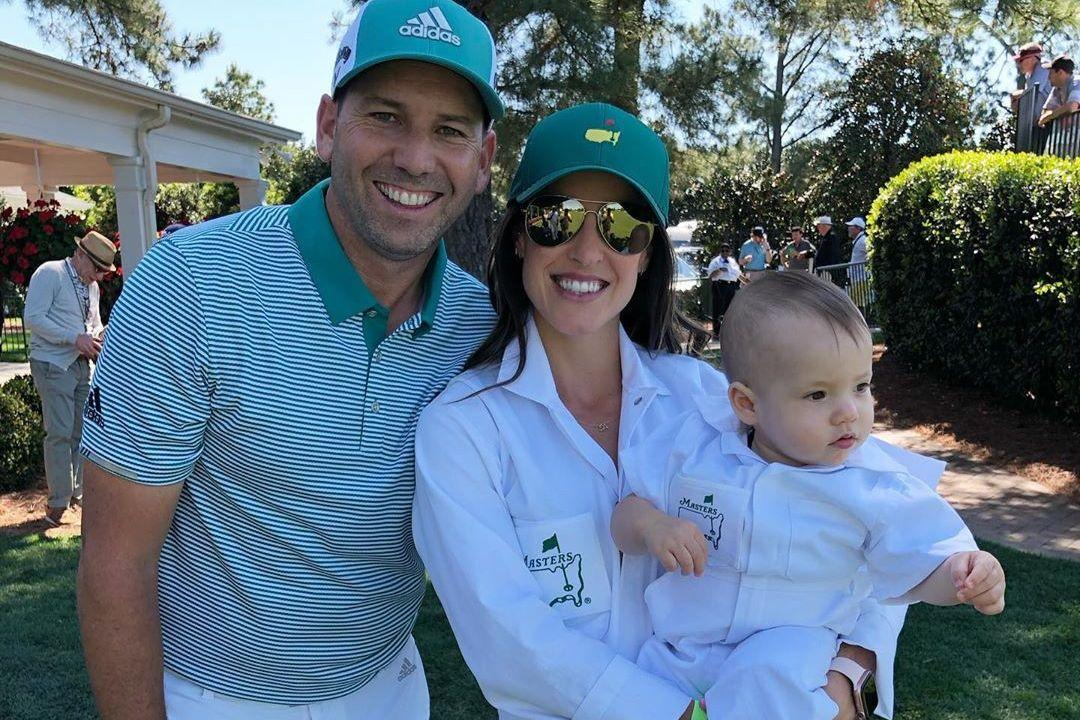
#> input picture HOG/HOG/fotofamilia - Copy.bmp, 1080 x 720 px
$ python HOG_implementation.py
#> lines starting #> are read from the running program, lines starting #| are printed output that depends on the picture; long printed decimals are rounded
### HOG/HOG/HOG.py
import skimage.io, skimage.color
import numpy
import matplotlib.pyplot

def calculate_gradient(img, template):
    ts = template.size #Number of elements in the template (3).
    #New padded array to hold the resultant gradient image.
    new_img = numpy.zeros((img.shape[0]+ts-1,
                           img.shape[1]+ts-1))
    new_img[numpy.uint16((ts-1)/2.0):img.shape[0]+numpy.uint16((ts-1)/2.0),
            numpy.uint16((ts-1)/2.0):img.shape[1]+numpy.uint16((ts-1)/2.0)] = img
    result = numpy.zeros((new_img.shape))

    for r in numpy.uint16(numpy.arange((ts-1)/2.0, img.shape[0]+(ts-1)/2.0)):
        for c in numpy.uint16(numpy.arange((ts-1)/2.0, img.shape[1]+(ts-1)/2.0)):
            curr_region = new_img[r-numpy.uint16((ts-1)/2.0):r+numpy.uint16((ts-1)/2.0)+1,
                                  c-numpy.uint16((ts-1)/2.0):c+numpy.uint16((ts-1)/2.0)+1]
            # print(curr_region.shape)
            curr_result = curr_region * template
            score = numpy.sum(curr_result)
            result[r, c] = score
    #Result of the same size as the original image after removing the padding.
    result_img = result[numpy.uint16((ts-1)/2.0):result.shape[0]-numpy.uint16((ts-1)/2.0),
                        numpy.uint16((ts-1)/2.0):result.shape[1]-numpy.uint16((ts-1)/2.0)]
    return result_img

def gradient_magnitude(horizontal_gradient, vertical_gradient):
    horizontal_gradient_square = numpy.power(horizontal_gradient, 2)
    vertical_gradient_square = numpy.power(vertical_gradient, 2)
    sum_squares = horizontal_gradient_square + vertical_gradient_square
    grad_magnitude = numpy.sqrt(sum_squares)
    return grad_magnitude

def gradient_direction(horizontal_gradient, vertical_gradient):
    grad_direction = numpy.arctan(vertical_gradient/(horizontal_gradient+0.00000001))
    grad_direction = numpy.rad2deg(grad_direction)
    grad_direction = grad_direction%180
    return grad_direction

def HOG_cell_histogram(cell_direction, cell_magnitude, hist_bins):
    HOG_cell_hist = numpy.zeros(shape=(hist_bins.size))
    cell_size = cell_direction.shape[0]

    for row_idx in range(cell_size):
        for col_idx in range(cell_size):
            curr_direction = cell_direction[row_idx, col_idx]
            curr_magnitude = cell_magnitude[row_idx, col_idx]

            diff = numpy.abs(curr_direction - hist_bins)

            if curr_direction < hist_bins[0]:
                first_bin_idx = 0
                second_bin_idx = hist_bins.size-1
            elif curr_direction > hist_bins[-1]:
                first_bin_idx = hist_bins.size-1
                second_bin_idx = 0
            else:
                first_bin_idx = numpy.where(diff == numpy.min(diff))[0][0]
                temp = hist_bins[[(first_bin_idx-1)%hist_bins.size, (first_bin_idx+1)%hist_bins.size]]
                temp2 = numpy.abs(curr_direction - temp)
                res = numpy.where(temp2 == numpy.min(temp2))[0][0]
                if res == 0 and first_bin_idx != 0:
                    second_bin_idx = first_bin_idx-1
                else:
                    second_bin_idx = first_bin_idx+1

            first_bin_value = hist_bins[first_bin_idx]
            second_bin_value = hist_bins[second_bin_idx]
            HOG_cell_hist[first_bin_idx] = HOG_cell_hist[first_bin_idx] + (numpy.abs(curr_direction - first_bin_value)/(180.0/hist_bins.size)) * curr_magnitude
            HOG_cell_hist[second_bin_idx] = HOG_cell_hist[second_bin_idx] + (numpy.abs(curr_direction - second_bin_value)/(180.0/hist_bins.size)) * curr_magnitude
    return HOG_cell_hist

### HOG/HOG/HOG_implementation.py
import skimage.io, skimage.color
from skimage import exposure
import numpy as np
import matplotlib.pyplot as plt
import HOG

img = skimage.io.imread("fotofamilia - Copy.bmp")
#> img is the input picture: shape (720, 1080, 3); mean R, G, B 92.3, 112.5, 128.7
img = skimage.color.rgb2gray(img)
#> img: shape (720, 1080) float64

horizontal_mask = np.array([-1, 0, 1])
vertical_mask = np.array([[-1],
                             [0],
                             [1]])


print(len(img[0]))
#| 1080

horizontal_gradient = HOG.calculate_gradient(img, horizontal_mask)
#> in calculate_gradient, `new_img[numpy.uint16((ts-1)/2.0):img.shape[0]+numpy.uint16((ts-1)/2.0)..`:
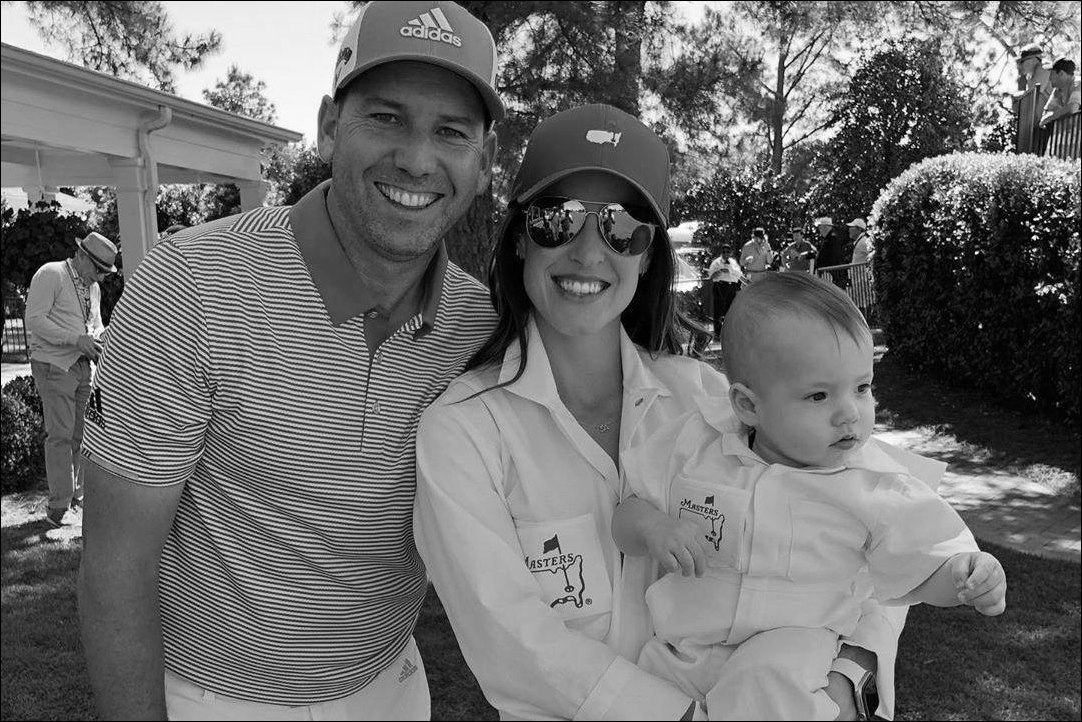
#> new_img: shape (722, 1082) float64; min 0, max 1, mean 0.427
vertical_gradient = HOG.calculate_gradient(img, vertical_mask)
#> after the loop in calculate_gradient (call 2), `for r in numpy.uint16(numpy.arange((ts-1)/2.0, img.shape[0]+(ts-1)/2.0..`:
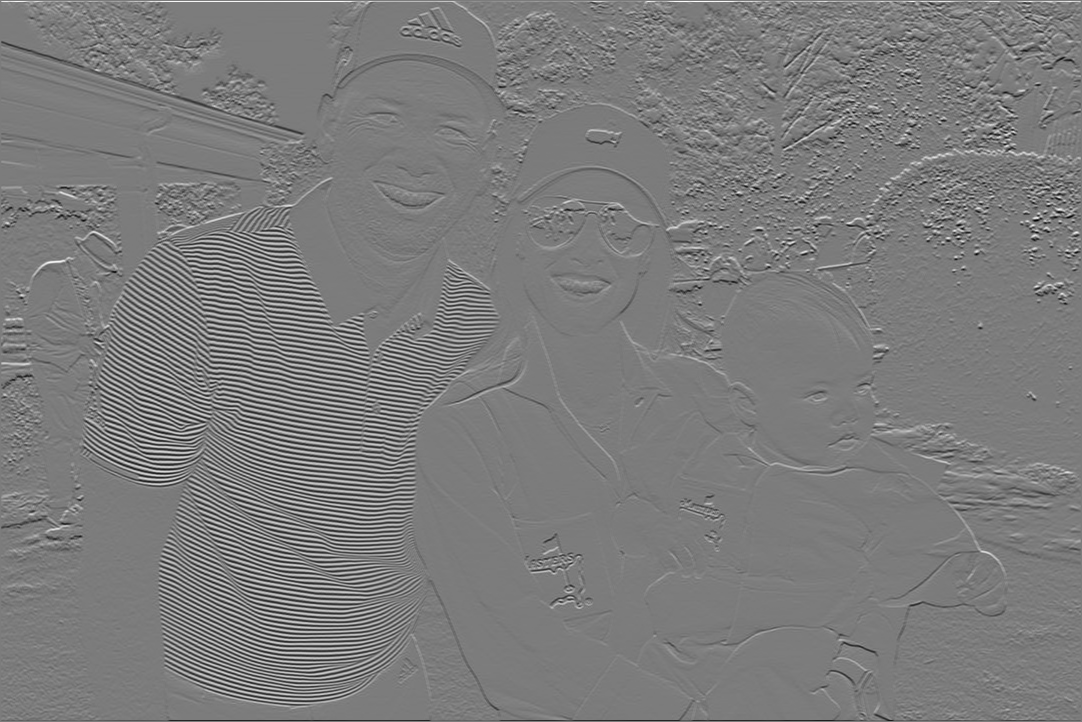
#> result: shape (722, 1082) float64; min -2.77, max 2.92, mean -0.000336; drawn with min black and max white

# [9 lines of commented-out code are left out]
print(horizontal_gradient)
#> (printed output is left out)
print(horizontal_gradient.shape)
#| (720, 1080)

# [9 lines of commented-out code are left out]

grad_magnitude = HOG.gradient_magnitude(horizontal_gradient, vertical_gradient)
#> in gradient_magnitude, `sum_squares = horizontal_gradient_square + vertical_gradient_square`:
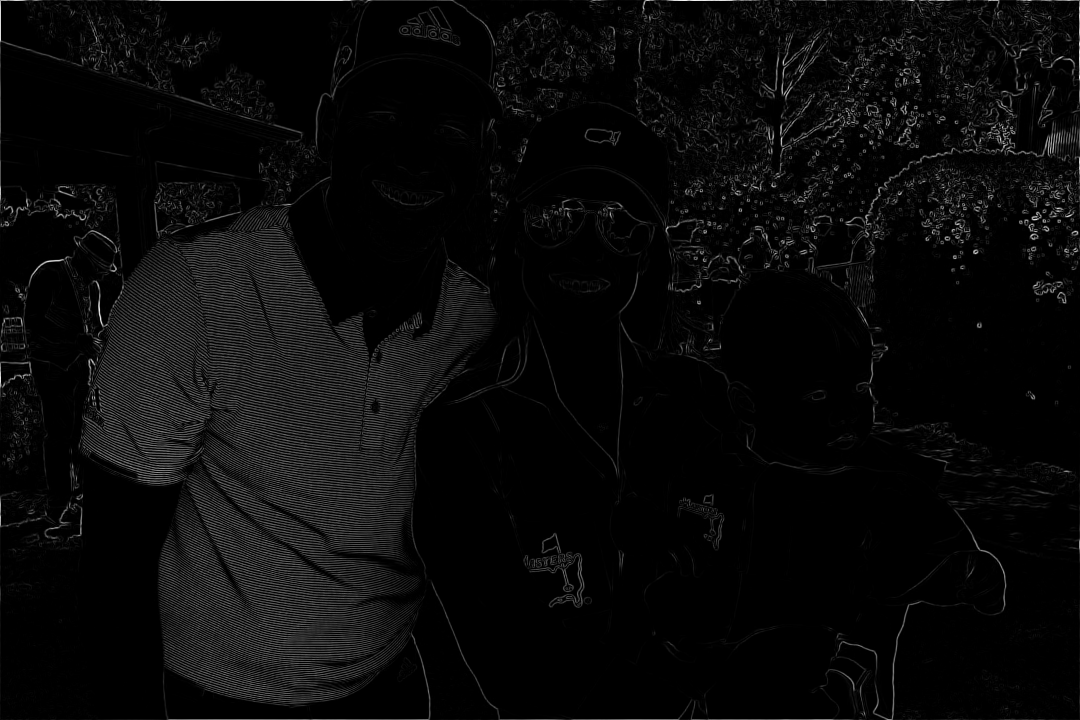
#> sum_squares: shape (720, 1080) float64; min 0, max 8.83, mean 0.357; drawn with min black and max white
#> in gradient_magnitude, `grad_magnitude = numpy.sqrt(sum_squares)`:
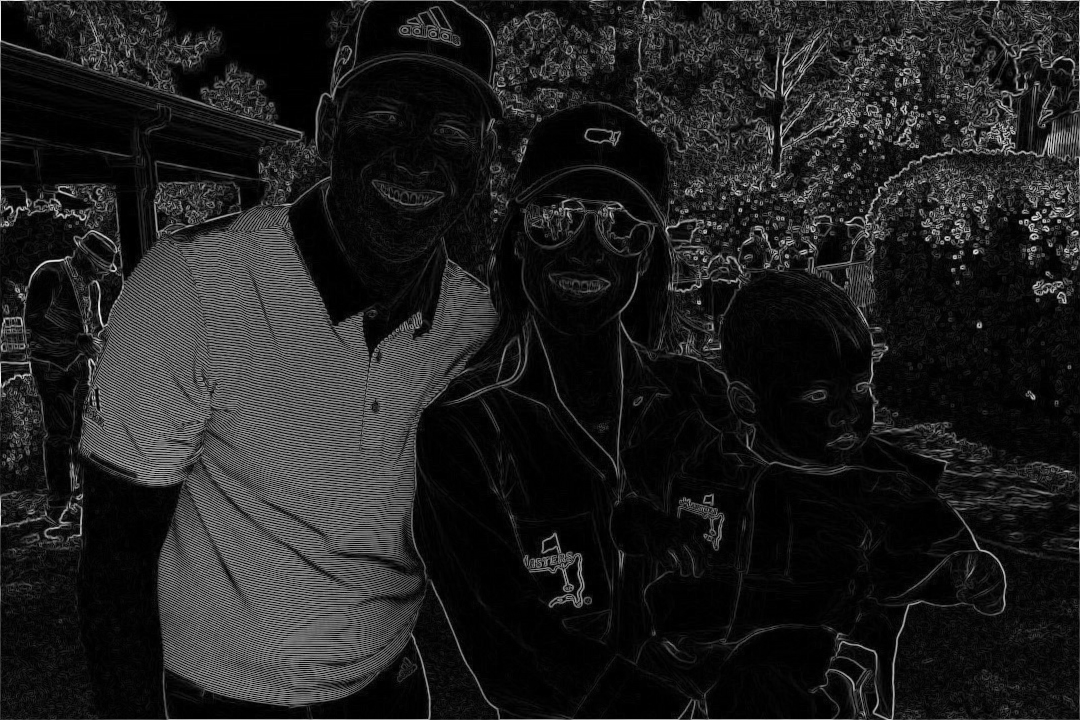
#> grad_magnitude: shape (720, 1080) float64; min 0, max 2.97, mean 0.37; drawn with min black and max white
grad_direction = HOG.gradient_direction(horizontal_gradient, vertical_gradient)
#> in gradient_direction, `grad_direction = grad_direction%180`:
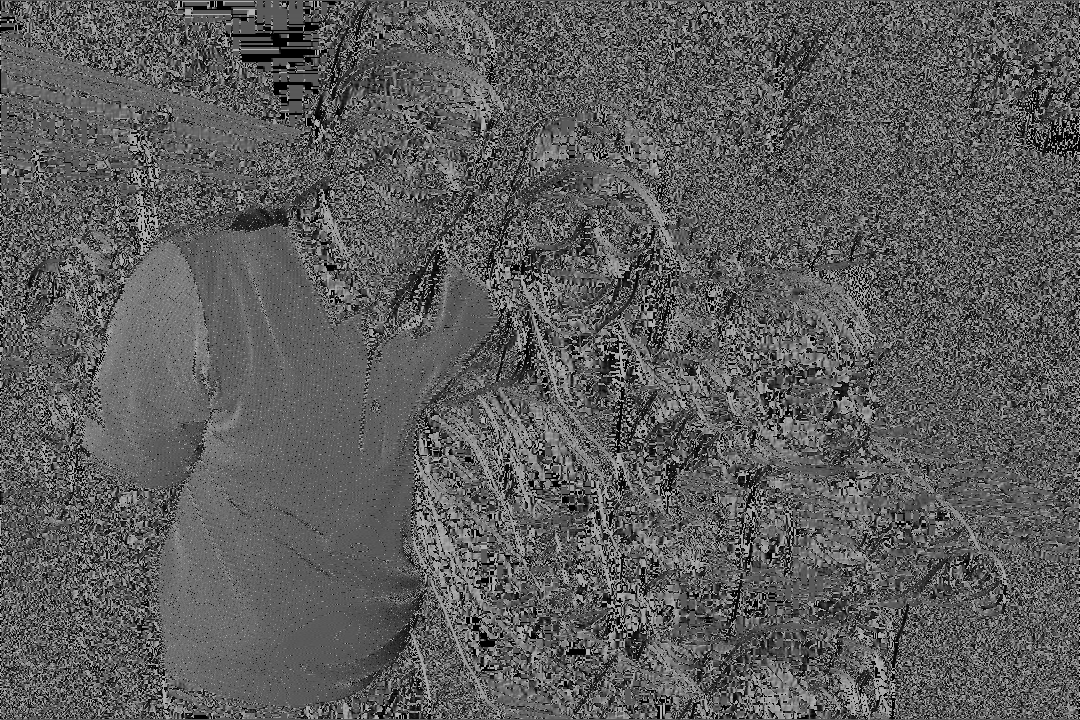
#> grad_direction: shape (720, 1080) float64; min 0, max 180, mean 92.4
print(grad_direction[0][0])
#| 45.138

# [5 lines of commented-out code are left out]

grad_direction = grad_direction % 180
hist_bins = np.array([10,30,50,70,90,110,130,150,170])

# Histogram of the first cell in the first block.
cell_direction = grad_direction[:8, :8]
cell_magnitude = grad_magnitude[:8, :8]
HOG_cell_hist = HOG.HOG_cell_histogram(cell_direction, cell_magnitude, hist_bins)
#> after the loop in HOG_cell_histogram, `for row_idx in range(cell_size):`: HOG_cell_hist = [8.69, 2.19, 1.01, 5.35, 3.04, 11.58, 1.22, 0.953, 154.9]

plt.bar(x=np.arange(9), height=HOG_cell_hist, align="center", width=0.8)
plt.show()
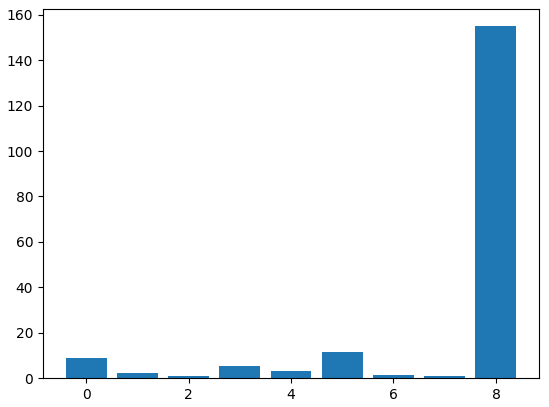
#> figure drawn by matplotlib, 1 panel; tallest bar 154.9 high, from x = 7.6 to 8.4

$ run again, with HOG/HOG/campus.jpg saved as HOG/HOG/fotofamilia - Copy.bmp
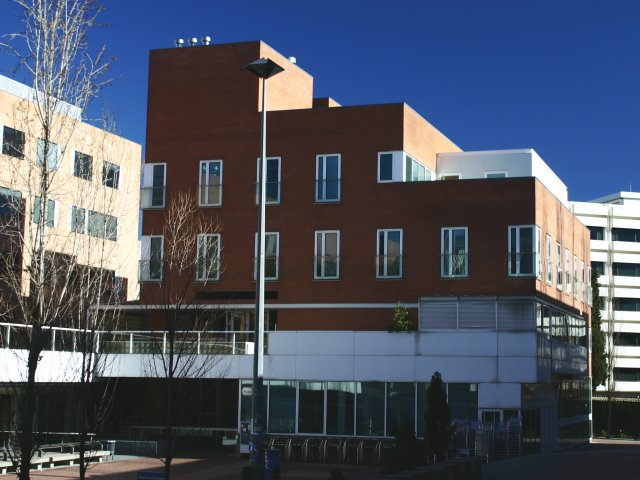
#> input picture HOG/HOG/campus.jpg, 640 x 480 px
#> img is the input picture: shape (480, 640, 3); mean R, G, B 79, 85.7, 101
#> img: shape (480, 640) float64
#| 640
#> (printed output is left out)
#| (480, 640)
#> in gradient_direction, `grad_direction = grad_direction%180`:
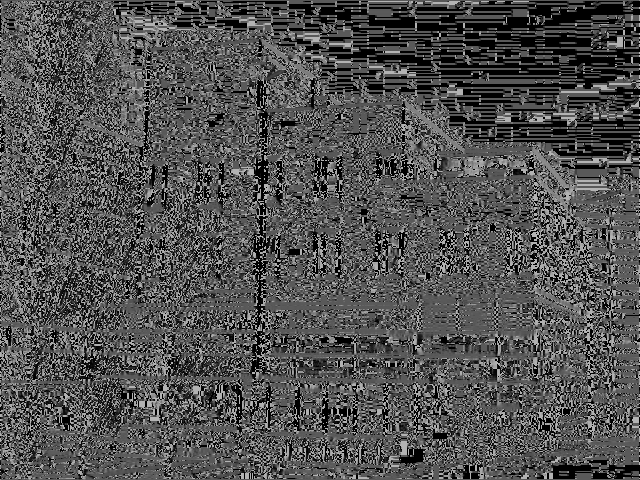
#> grad_direction: shape (480, 640) float64; min 0, max 180, mean 81.5
#| 45.000
#> after the loop in HOG_cell_histogram, `for row_idx in range(cell_size):`: HOG_cell_hist = [26.09, 0.71, 0.266, 1.08, 0.616, 5.45, 0.162, 0.0917, 33.66]
#> `plt.show()`:
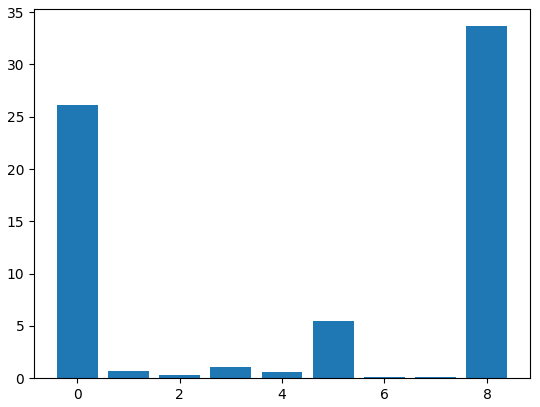
#> figure drawn by matplotlib, 1 panel; tallest bar 33.66 high, from x = 7.6 to 8.4

$ run again, with HOG/HOG/fotofamiliaSquare.jpg saved as HOG/HOG/fotofamilia - Copy.bmp
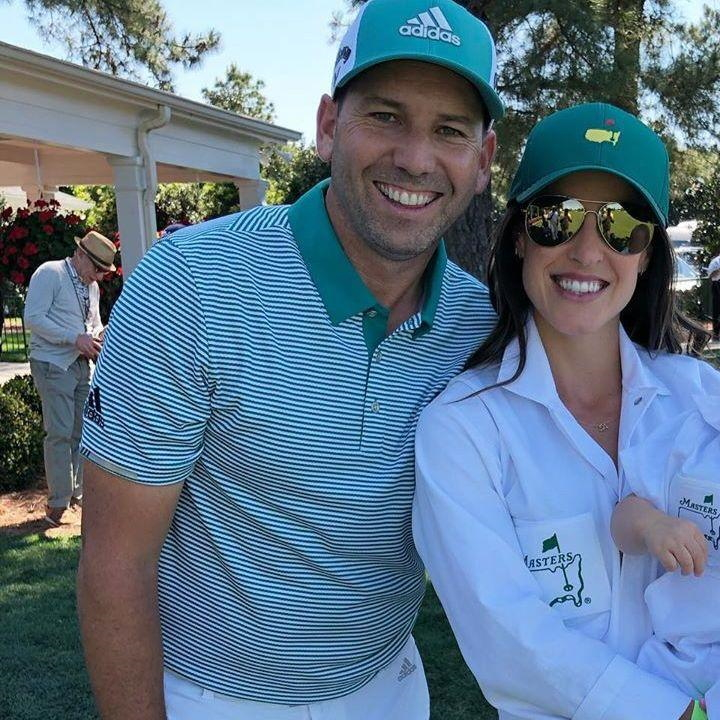
#> input picture HOG/HOG/fotofamiliaSquare.jpg, 720 x 720 px
#> img is the input picture: shape (720, 720, 3); mean R, G, B 92.6, 117, 138.1
#> img: shape (720, 720) float64
#| 720
#> after the loop in calculate_gradient (call 2), `for r in numpy.uint16(numpy.arange((ts-1)/2.0, img.shape[0]+(ts-1)/2.0..`:
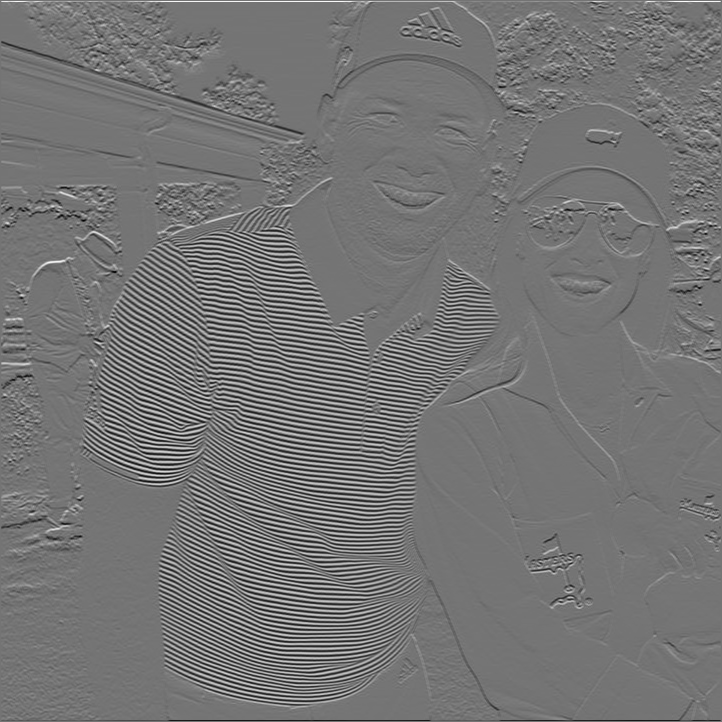
#> result: shape (722, 722) float64; min -2.47, max 2.92, mean -0.000266; drawn with min black and max white
#> (printed output is left out)
#| (720, 720)
#> in gradient_direction, `grad_direction = grad_direction%180`:
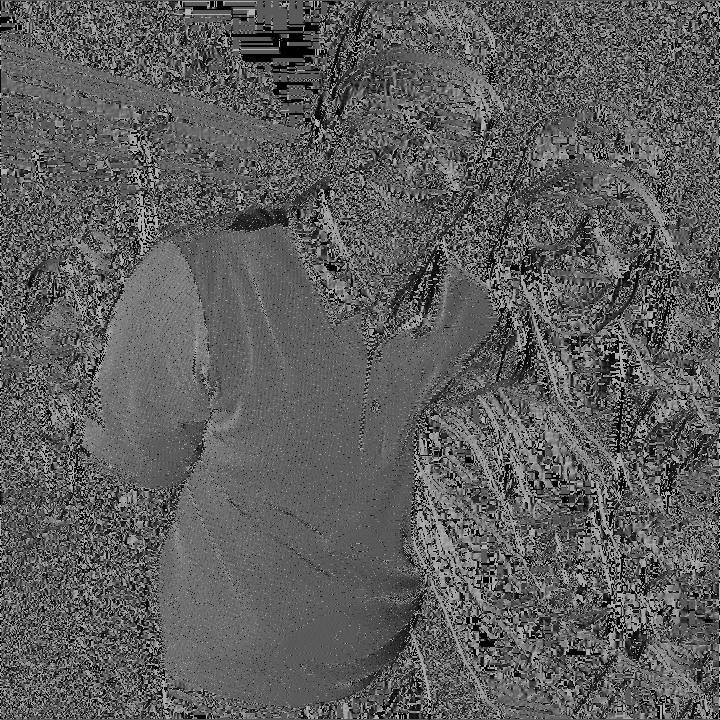
#> grad_direction: shape (720, 720) float64; min 0, max 180, mean 93.5
#| 45.162
#> after the loop in HOG_cell_histogram, `for row_idx in range(cell_size):`: HOG_cell_hist = [8.68, 2.24, 0.993, 5.38, 3.04, 11.51, 1.23, 0.996, 154.9]
